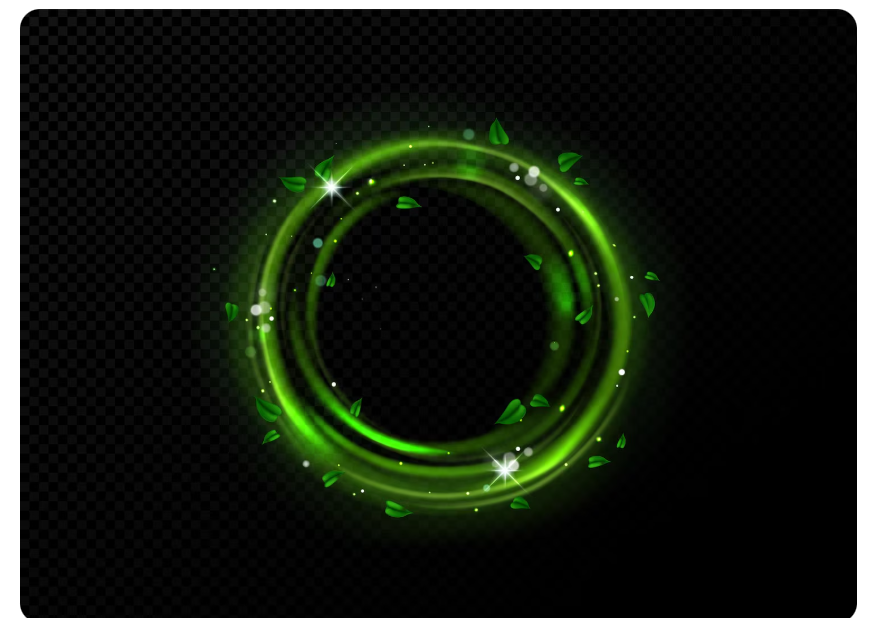
#> input picture Screenshot 2025-09-15 202205.png, 869 x 618 px
$ jupyter execute rotation.ipynb
#> lines starting #> are read from the running program, lines starting #| are printed output that depends on the picture
[cell 1]
import cv2

[cell 2]
image = cv2.imread("Screenshot 2025-09-15 202205.png")
#> image is the input picture: shape (618, 869, 3); mean B, G, R 18.8, 29.3, 22.9

if image is None:
    print("could not load image")
else:
    (h,w) = image.shape[:2]
#> h = 618; w = 869
    center = (w//2,h//2)
#> center = (434, 309)
    m = cv2.getRotationMatrix2D(center,90,1.0)
    rotated = cv2.warpAffine(image,m,(w,h))
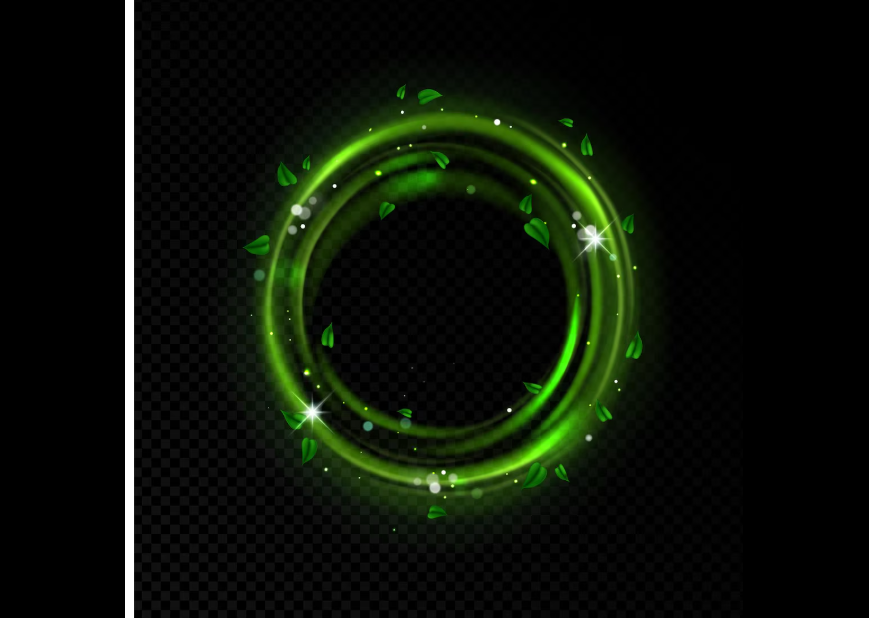
#> rotated: shape (618, 869, 3); mean B, G, R 7.4, 17.8, 11.4
    cv2.imshow('original',image)
    cv2.imshow("rotated 90 degree",rotated)
    cv2.waitKey()
    cv2.destroyAllWindows()
